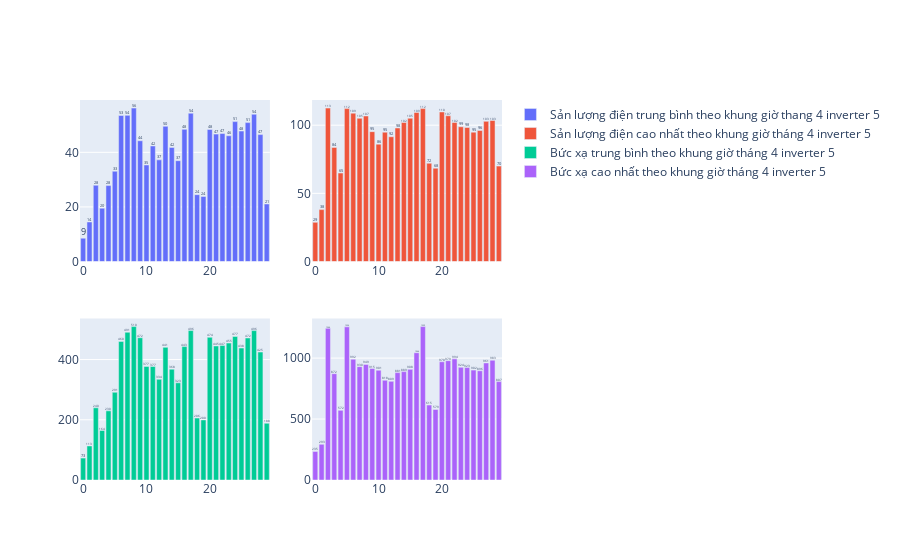

Notebook code for this chart:
### Markdown cell above
Tháng 4 inverter 5

### Code cell
#Tháng 4 inverter 5 
################################################################
fig = go.Figure()
from plotly.subplots import make_subplots
fig = make_subplots(rows=2, cols=2)
fig.add_trace(go.Bar(
    x=df1_1.index,
    y=df1_1[df1_1['month']==4]['Total input power(kW)'],
    text=round(df1_1[df1_1['month']==4]['Total input power(kW)']),  # Set the text to the values of y
    textposition='auto',
    name="Sản lượng điện trung bình theo khung giờ thang 4 inverter 5 ",), row=1, col=1)
fig.add_trace(go.Bar(
    x=df1_2.index,
    y=df1_2[df1_2['month']==4]['Total input power(kW)'],
    name="Sản lượng điện cao nhất theo khung giờ tháng 4 inverter 5",
    text=round(df1_2[df1_2['month']==4]['Total input power(kW)']),  # Set the text to the values of y
    textposition='auto',) ,row=1, col=2)
fig.add_trace(go.Bar(
    x=df1_3.index,
    y=df1_3[df1_3['month']==4]['Irradiance(W/㎡)'],
    name="Bức xạ trung bình theo khung giờ tháng 4 inverter 5",
    text=round(df1_3[df1_3['month']==4]['Irradiance(W/㎡)']),  # Set the text to the values of y
    textposition='auto',) ,row=2, col=1)
fig.add_trace(go.Bar(
    x=df1_4.index,
    y=df1_4[df1_4['month']==4]['Irradiance(W/㎡)'],
    name="Bức xạ cao nhất theo khung giờ tháng 4 inverter 5",
    text=round(df1_4[df1_4['month']==4]['Irradiance(W/㎡)']),  # Set the text to the values of y
    textposition='auto',) ,row=2, col=2)
fig . update_traces (
    showlegend = True 
    )
fig.update_xaxes(
    rangeslider_visible=False,
)
fig.show()

### Figure 1 — Plotly figure (JSON) as saved in the notebook; plotly's stock layout.template omitted (floating-point values rounded to 4 significant figures; data arrays with more than 128 entries replaced by an {"elided": "..."} marker saying what was removed)
{"data": [{"name": "Sản lượng điện trung bình theo khung giờ thang 4 inverter 5 ", "showlegend": true, "text": [9, 14, 28, 20, 28, 33, 53, 54, 56, 44, 35, 42, 37, 50, 42, 37, 48, 54, 24, 24, 48, 47, 47, 46, 51, 48, 51, 54, 47, 21], "textposition": "auto", "type": "bar", "x": {"elided": "175 int values"}, "xaxis": "x", "y": [8.555, 14.48, 27.94, 19.54, 27.82, 33.08, 53.5, 53.55, 56.21, 44.24, 35.36, 42.34, 37.24, 49.54, 41.8, 36.93, 48.43, 54.34, 24.49, 23.84, 48.38, 46.68, 46.88, 46.07, 51.25, 47.8, 50.89, 53.96, 46.5, 21.08], "yaxis": "y"}, {"name": "Sản lượng điện cao nhất theo khung giờ tháng 4 inverter 5", "showlegend": true, "text": [29, 38, 113, 84, 65, 112, 109, 105, 107, 95, 86, 95, 92, 98, 102, 105, 109, 112, 72, 68, 110, 107, 102, 99, 98, 95, 96, 103, 103, 70], "textposition": "auto", "type": "bar", "x": {"elided": "175 int values"}, "xaxis": "x2", "y": [28.73, 38.07, 112.6, 83.72, 64.89, 112.2, 108.8, 105.1, 106.8, 95.27, 86.11, 94.9, 91.53, 97.96, 102.0, 105.1, 109.3, 112.2, 72.09, 68.46, 109.7, 106.9, 102.0, 98.86, 98.31, 94.91, 96.14, 102.8, 103.5, 70.02], "yaxis": "y2"}, {"name": "Bức xạ trung bình theo khung giờ tháng 4 inverter 5", "showlegend": true, "text": [73, 113, 240, 164, 230, 291, 460, 491, 510, 472, 377, 377, 334, 441, 368, 323, 443, 496, 206, 200, 474, 445, 447, 455, 477, 438, 472, 496, 425, 188], "textposition": "auto", "type": "bar", "x": {"elided": "175 int values"}, "xaxis": "x3", "y": [72.66, 113.2, 239.8, 164.4, 229.7, 291.3, 460.3, 490.7, 509.5, 472.5, 377.3, 377.0, 334.4, 440.5, 368.1, 322.8, 443.0, 496.2, 205.8, 199.6, 473.9, 445.1, 446.6, 454.7, 476.8, 438.1, 471.7, 496.1, 424.9, 188.5], "yaxis": "y3"}, {"name": "Bức xạ cao nhất theo khung giờ tháng 4 inverter 5", "showlegend": true, "text": [235, 293, 1244, 872, 572, 1256, 992, 930, 949, 915, 901, 818, 809, 881, 889, 908, 1044, 1259, 615, 579, 970, 979, 994, 924, 923, 902, 896, 961, 983, 807], "textposition": "auto", "type": "bar", "x": {"elided": "175 int values"}, "xaxis": "x4", "y": [234.7, 293, 1244.0, 872.3, 571.5, 1256.0, 991.5, 930.1, 948.6, 915, 900.8, 818.4, 809.2, 881.1, 889.3, 908.1, 1044.0, 1259.0, 615.2, 578.8, 970.3, 979.2, 993.8, 924.4, 922.6, 901.5, 896.1, 960.7, 983.1, 807.3], "yaxis": "y4"}], "layout": {"xaxis": {"anchor": "y", "domain": [0, 0.45], "rangeslider": {"visible": false}}, "xaxis2": {"anchor": "y2", "domain": [0.55, 1], "rangeslider": {"visible": false}}, "xaxis3": {"anchor": "y3", "domain": [0, 0.45], "rangeslider": {"visible": false}}, "xaxis4": {"anchor": "y4", "domain": [0.55, 1], "rangeslider": {"visible": false}}, "yaxis": {"anchor": "x", "domain": [0.575, 1]}, "yaxis2": {"anchor": "x2", "domain": [0.575, 1]}, "yaxis3": {"anchor": "x3", "domain": [0, 0.425]}, "yaxis4": {"anchor": "x4", "domain": [0, 0.425]}}}
